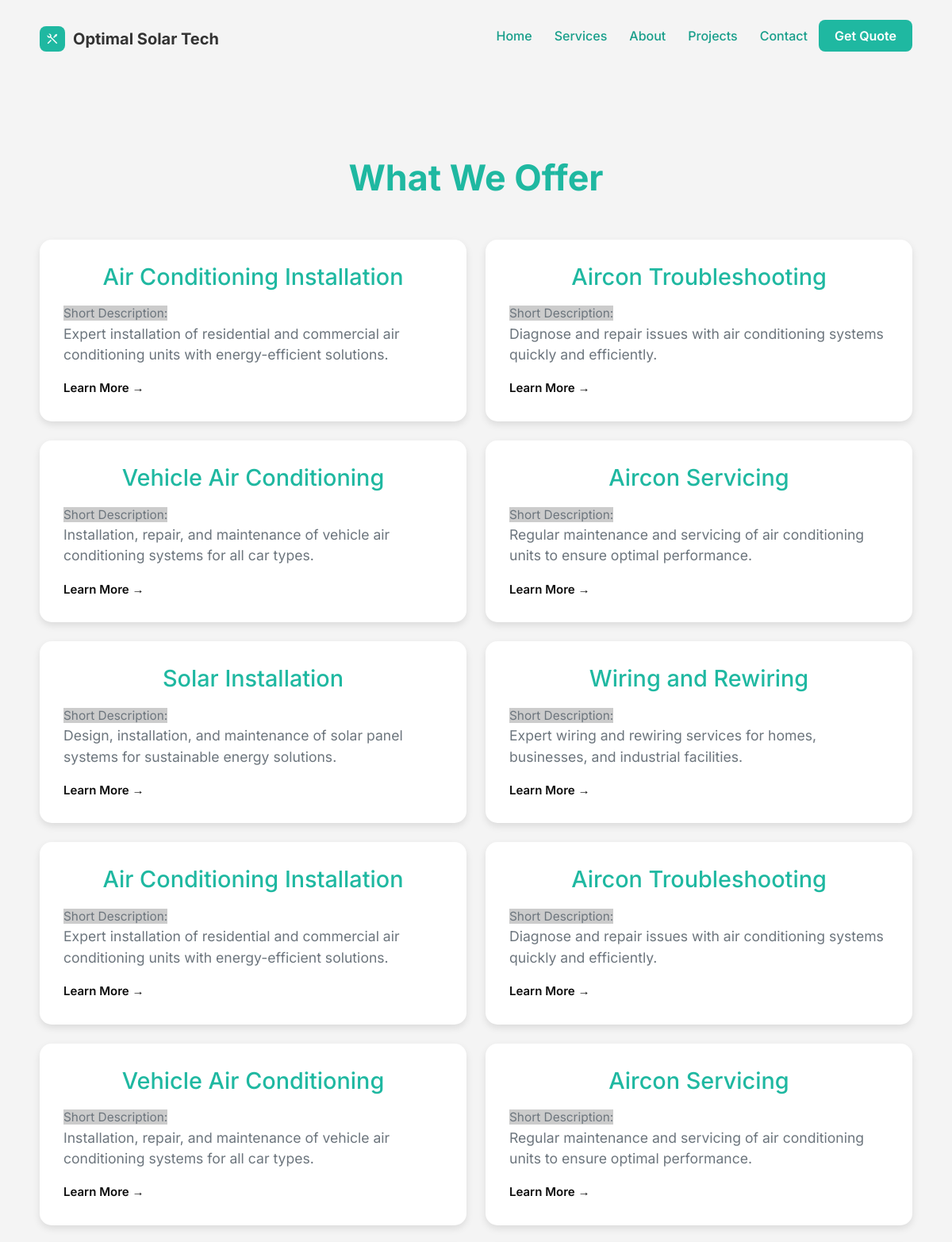
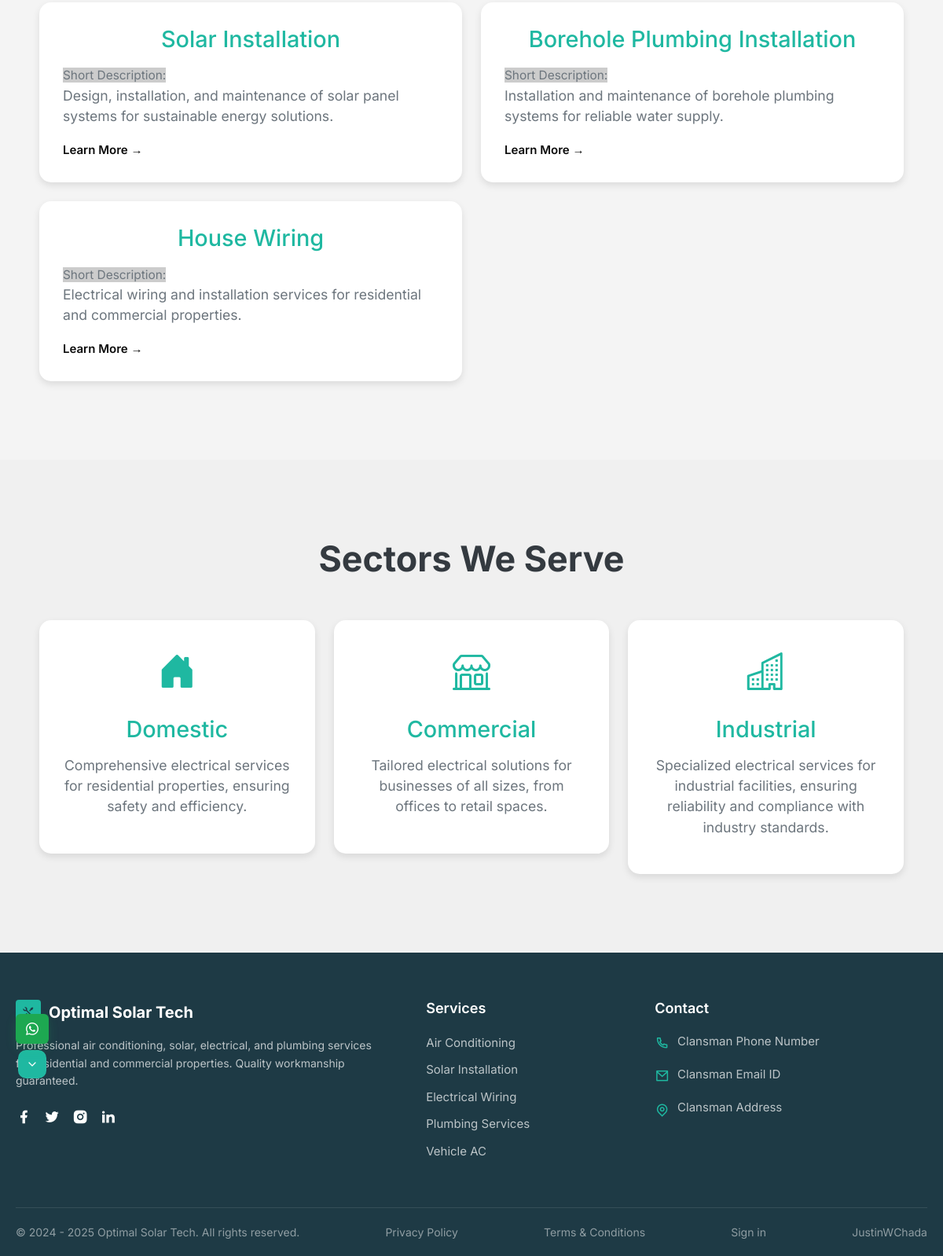
Screenshot of /pages/services.php with the database file from the repository (2 pictures, top to bottom).
### tables this page shows
CREATE TABLE services (
    service_id INT AUTO_INCREMENT PRIMARY KEY,
    service_title VARCHAR(255) NOT NULL,
    service_description VARCHAR(255) NOT NULL,
    date_uploaded DATETIME DEFAULT CURRENT_TIMESTAMP,
    date_edited DATETIME DEFAULT CURRENT_TIMESTAMP ON UPDATE CURRENT_TIMESTAMP,
    status VARCHAR(50) NOT NULL DEFAULT 'active'
);

### pages/services.php (the view, shortened to what this page needs)
<?php
    require_once "../config/miscellanea_db.php";
?>
<!DOCTYPE html>
<html lang="en">
<head>
    <link href="https://cdn.jsdelivr.net/npm/remixicon@4.2.0/fonts/remixicon.css" rel="stylesheet">
    <link rel="stylesheet" href="https://cdn.jsdelivr.net/npm/bootstrap-icons@latest/font/bootstrap-icons.css">
    <link href="https://cdn.jsdelivr.net/npm/bootstrap@5.3.3/dist/css/bootstrap.min.css" rel="stylesheet"
>
    <link rel="stylesheet" href="../css/index.css">
    <link rel="stylesheet" href="../css/nav_quote_modal.css" type= "text/css">
    <link href="../css/index_social_control.css" type= "text/css" rel="stylesheet">
    <link rel="stylesheet" href="../css/services.css">
    <link rel="stylesheet" href="../css/nav.css">
    <link rel="stylesheet" href="../css/footer.css">
</head>
<body>
    <nav class="navbar navbar-expand-lg">
        <?php include "../includes/nav.php"; ?>
    </nav>
    <main>
        <section class="services-section">
            <div class="container">
                <h2 class="text-center">What We Offer</h2>
                <div class="row g-4">
                    <?php
                        $service_query = "SELECT service_id, service_title, service_description FROM services WHERE status = 'active' ";
                        $service_result = $OstMiscellaneaConn->query($service_query);
                        if ($service_result->num_rows > 0) {
                            while ($service_row = $service_result->fetch_assoc()) {
                                $service_id = $service_row['service_id'];
                                $service_title = $service_row['service_title'];
                                $service_description = $service_row['service_description'];
                                echo '
                                    <div class="col-md-6">
                                        <div class="service-card">
                                            <h3 class="service-card-title">
                                                ' . htmlspecialchars($service_title) . '
                                            </h3>
                                            <p class="service-card-description">
                                                <small class="small-desc">Short Description:</small> <br/>
                                                ' . htmlspecialchars($service_description) . '
                                            </p>
                                            <a href="services_desc?' . urlencode($service_title) . '&id='.urlencode($service_id).'" class="card-link service-learn-more">
                                                Learn More →
                                            </a>
                                        </div>
                                    </div>
                                ';
                            }
                        }
                    ?>
                    <div class="col-md-6">
                        <div class="service-card">
                           <h3 class="service-card-title">
                                Wiring and Rewiring
                            </h3>
                            <p class="service-card-description">
                                <small class="small-desc">Short Description:</small> <br/>
                                Expert wiring and rewiring services for homes, businesses, and industrial facilities.
                            </p>
                            <a href="services_desc?Wiring and Rewiring" class="card-link service-learn-more">
                                Learn More →
                            </a>
                        </div>
                    </div>
                    <div class="col-md-6">
                        <div class="service-card">
                            <h3 class="service-card-title">
                                Air Conditioning Installation
                            </h3>
                            <p class="service-card-description">
                                <small class="small-desc">Short Description:</small> <br/>
                                Expert installation of residential and commercial air conditioning
                                units with energy-efficient solutions.
                            </p>
                            <a href="services_desc?Air Conditioning Installation"  class="card-link service-learn-more">
                                Learn More →
                            </a>
                        </div>
                    </div>
                    <div class="col-md-6">
                        <div class="service-card">
                            <h3 class="service-card-title">
                                Aircon Troubleshooting
                            </h3>
                            <p class="service-card-description">
                                <small class="small-desc">Short Description:</small> <br/>
                                Diagnose and repair issues with air conditioning systems quickly and efficiently.
                            </p>
                            <a href="services_desc?Aircon Troubleshooting"  class="card-link service-learn-more">
                                Learn More →
                            </a>
                        </div>
                    </div>
                    <div class="col-md-6">
                        <div class="service-card">
                            <h3 class="service-card-title">
                               Vehicle Air Conditioning
                            </h3>
                            <p class="service-card-description">
                                <small class="small-desc">Short Description:</small> <br/>
                                Installation, repair, and maintenance of vehicle air conditioning systems
                                for all car types.
                            </p>
                            <a href="services_desc?Vehicle Air Conditioning"  class="card-link service-learn-more">
                                Learn More →
                            </a>
                        </div>
                    </div>
                    <div class="col-md-6">
                        <div class="service-card">
                            <h3 class="service-card-title">
                               Aircon Servicing
                            </h3>
                            <p class="service-card-description">
                                <small class="small-desc">Short Description:</small> <br/>
                                Regular maintenance and servicing of air conditioning units to ensure
                                optimal performance.
                            </p>
                            <a href="services_desc?Aircon Servicing"  class="card-link service-learn-more">
                                Learn More →
                            </a>
                        </div>
                    </div>
                    <div class="col-md-6">
                        <div class="service-card">
                            <h3 class="service-card-title">
                               Solar Installation
                            </h3>
                            <p class="service-card-description">
                                <small class="small-desc">Short Description:</small> <br/>
                                Design, installation, and maintenance of solar panel systems for
                                sustainable energy solutions.
                            </p>
                            <a href="services_desc?Solar Installation"  class="card-link service-learn-more">
                                Learn More →
                            </a>
                        </div>
                    </div>
                    <div class="col-md-6">
                        <div class="service-card">
                            <h3 class="service-card-title">
                               Borehole Plumbing Installation
                            </h3>
                            <p class="service-card-description">
                                <small class="small-desc">Short Description:</small> <br/>
                                Installation and maintenance of borehole plumbing systems for
                                reliable water supply.
                            </p>
                            <a href="services_desc?Borehole Plumbing Installation"  class="card-link service-learn-more">
                                Learn More →
                            </a>
                        </div>
                    </div>
                    <div class="col-md-6">
                        <div class="service-card">
                            <h3 class="service-card-title">
                                House Wiring
                            </h3>
                            <p class="service-card-description">
                                <small class="small-desc">Short Description:</small> <br/>
                                Electrical wiring and installation services for residential and
                                commercial properties.
                            </p>
                            <a href="services_desc?House Wiring"  class="card-link service-learn-more">
                                Learn More →
                            </a>
                        </div>
                    </div>
                </div>
            </div>
        </section>
        <section class="sectors-section">
            <div class="container">
                <h2 class="text-center">Sectors We Serve</h2>
                <div class="row">
                    <div class="col-md-4">
                        <div class="sector-card">
                            <i class="bi bi-house-door-fill"></i>
                            <h3>Domestic</h3>
                            <p>Comprehensive electrical services for residential properties, ensuring safety and
                                efficiency.
                            </p>
                        </div>
                    </div>
                    <div class="col-md-4">
                        <div class="sector-card">
                            <i class="bi bi-shop"></i>
                            <h3>Commercial</h3>
                            <p>Tailored electrical solutions for businesses of all sizes, from offices to retail spaces.
                            </p>
                        </div>
                    </div>
                    <div class="col-md-4">
                        <div class="sector-card">
                            <i class="bi bi-buildings"></i>
                            <h3>Industrial</h3>
                            <p>Specialized electrical services for industrial facilities, ensuring reliability and
                                compliance
                                with industry standards.</p>
                        </div>
                    </div>
                </div>
            </div>
        </section>
    </main>
    <?php
        include "../includes/index_social_control.php";
    ?>
    <footer>
        <?php include "../includes/footer.php"; ?>
    </footer>
</body>
</html>

### rows the page displays
services: service_title "Air Conditioning Installation", service_description "Expert installation of residential and commercial air conditioning units with energy-efficient solutions."
services: service_title "Aircon Troubleshooting", service_description "Diagnose and repair issues with air conditioning systems quickly and efficiently."
services: service_title "Vehicle Air Conditioning", service_description "Installation, repair, and maintenance of vehicle air conditioning systems for all car types."
services: service_title "Aircon Servicing", service_description "Regular maintenance and servicing of air conditioning units to ensure optimal performance."
services: service_title "Solar Installation", service_description "Design, installation, and maintenance of solar panel systems for sustainable energy solutions."
